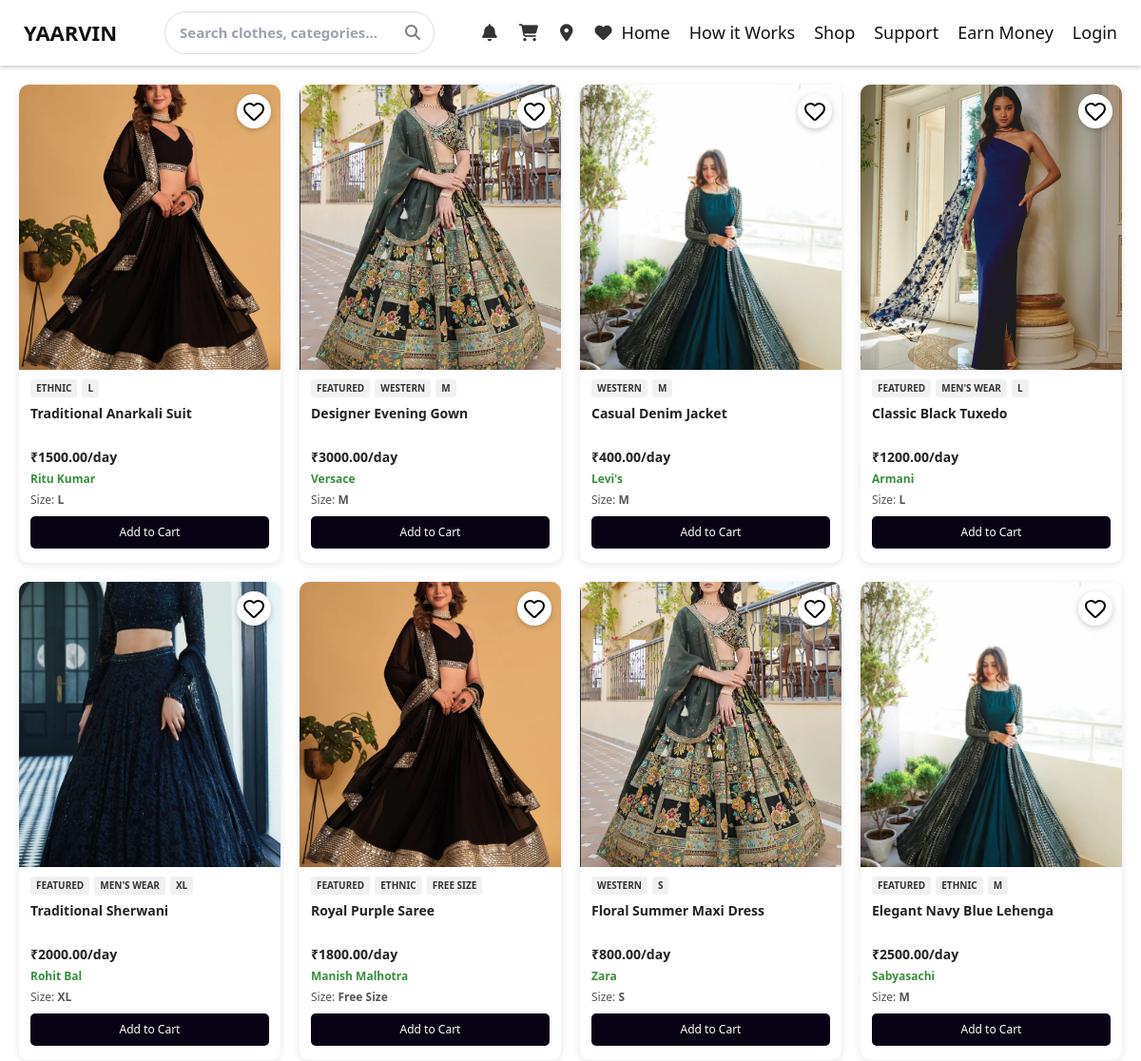
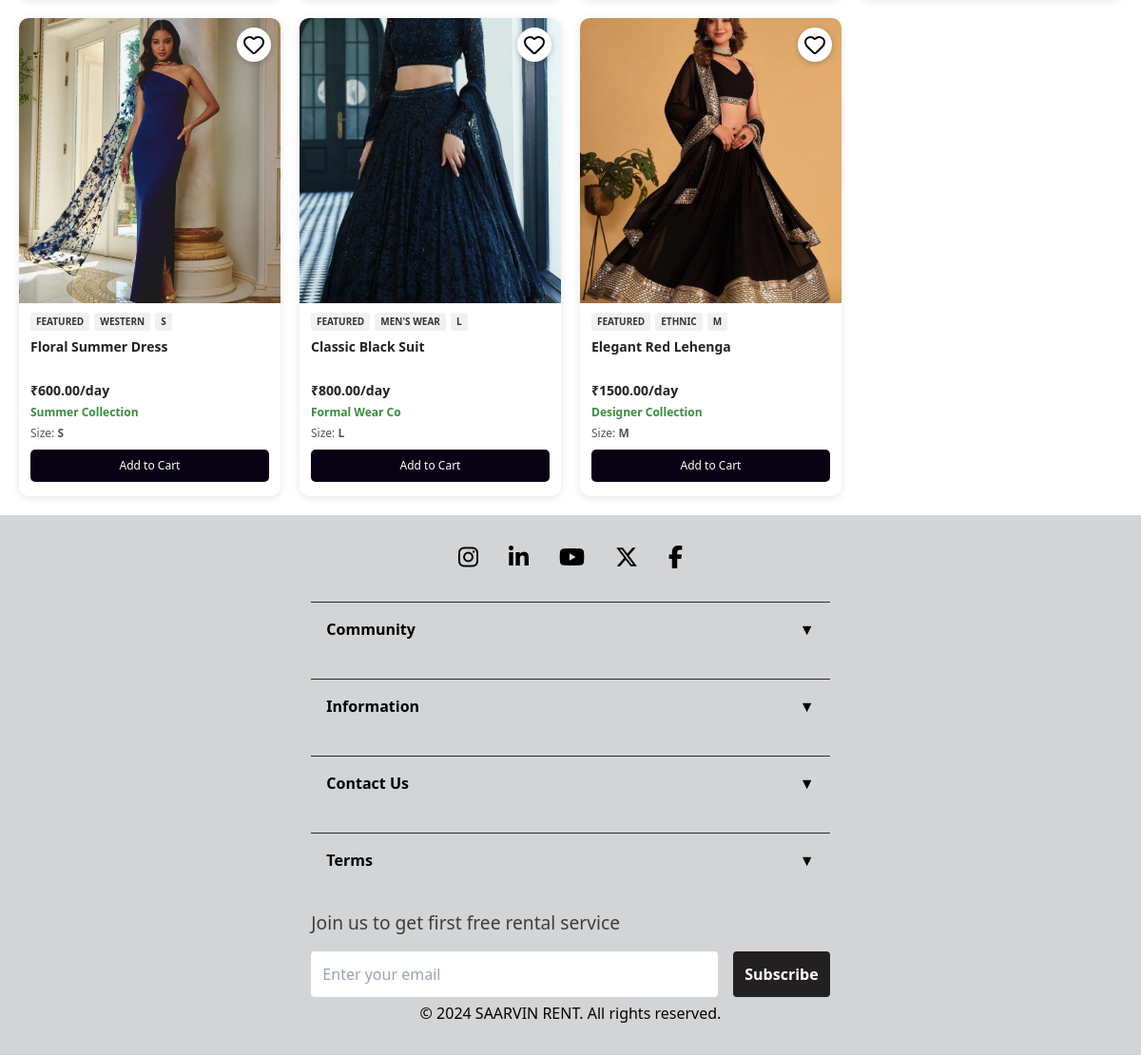
The app's page /shop/ with its own data (2 pictures, top to bottom).
### products/models.py (models this page shows, shortened)
class Product(models.Model):
    SIZE_CHOICES = [
        ('XS', 'Extra Small'),
        ('S', 'Small'),
        ('M', 'Medium'),
        ('L', 'Large'),
        ('XL', 'Extra Large'),
        ('XXL', 'Double Extra Large'),
        ('XXXL', 'Triple Extra Large'),
    ]
    CONDITION_CHOICES = [
        ('NEW', 'New'),
        ('EXCELLENT', 'Excellent'),
        ('GOOD', 'Good'),
        ('FAIR', 'Fair'),
    ]
    name = models.CharField(max_length=200)
    description = models.TextField()
    category = models.ForeignKey(Category, on_delete=models.CASCADE, related_name='products')
    subcategory = models.ForeignKey(SubCategory, on_delete=models.CASCADE, related_name='products')
    owner = models.ForeignKey(User, on_delete=models.CASCADE, related_name='owned_products')
    size = models.CharField(max_length=10, choices=SIZE_CHOICES)
    color = models.CharField(max_length=50)
    brand = models.CharField(max_length=100, blank=True, null=True)
    condition = models.CharField(max_length=20, choices=CONDITION_CHOICES, default='GOOD')
    rental_price_per_day = models.DecimalField(max_digits=10, decimal_places=2)
    security_deposit = models.DecimalField(max_digits=10, decimal_places=2, default=0)
    is_available = models.BooleanField(default=True)
    is_featured = models.BooleanField(default=False)
    created_at = models.DateTimeField(auto_now_add=True)
    updated_at = models.DateTimeField(auto_now=True)
    class Meta:
        ordering = ['-created_at']

class ProductImage(models.Model):
    product = models.ForeignKey(Product, on_delete=models.CASCADE, related_name='images')
    image = models.ImageField(upload_to='products/')
    is_primary = models.BooleanField(default=False)
    created_at = models.DateTimeField(auto_now_add=True)
    class Meta:
        ordering = ['-is_primary', 'created_at']

class Category(models.Model):
    name = models.CharField(max_length=100, unique=True)
    slug = models.SlugField(max_length=100, unique=True)
    description = models.TextField(blank=True, null=True)
    image = models.ImageField(upload_to='categories/', blank=True, null=True)
    is_active = models.BooleanField(default=True)
    created_at = models.DateTimeField(auto_now_add=True)
    updated_at = models.DateTimeField(auto_now=True)
    class Meta:
        verbose_name_plural = "Categories"
        ordering = ['name']

### core/views.py (the view)
# urls.py: path('shop/', views.shop, name='shop'),
def shop(request):
    products = Product.objects.filter(is_available=True)
    categories = Category.objects.filter(is_active=True)
    category_id = request.GET.get('category')
    subcategory_id = request.GET.get('subcategory')
    search = request.GET.get('search')
    min_price = request.GET.get('min_price')
    max_price = request.GET.get('max_price')
    size = request.GET.get('size')
    if category_id:
        products = products.filter(category_id=category_id)
    if subcategory_id:
        products = products.filter(subcategory_id=subcategory_id)
    if search:
        products = products.filter(
            Q(name__icontains=search) |
            Q(description__icontains=search) |
            Q(brand__icontains=search)
        )
    if min_price:
        products = products.filter(rental_price_per_day__gte=min_price)
    if max_price:
        products = products.filter(rental_price_per_day__lte=max_price)
    if size:
        products = products.filter(size=size)
    paginator = Paginator(products, 12)
    page_number = request.GET.get('page')
    products = paginator.get_page(page_number)
    context = {
        'products': products,
        'categories': categories,
        'current_category': category_id,
        'current_subcategory': subcategory_id,
        'search_query': search,
    }
    return render(request, 'shop.html', context)

### templates/shop.html (shortened to what this page needs)
{% extends 'base.html' %}
{% load static %}
{% block content %}
<div class="container">
  <div class="product-grid" id="product-grid">
    {% for product in products %}
    <a href="{% url 'product_detail' product.id %}" class="product-card-link">
    <div class="product-card">
      <div class="product-image">
        {% if product.images.first and product.images.first.image and product.images.first.image.name %}
          <img src="{{ product.images.first.image.url }}" alt="{{ product.name }}" class="default-img">
        {% else %}
          <img src="{% static 'images/default-product.jpg' %}" alt="{{ product.name }}" class="default-img">
        {% endif %}
        <div class="wishlist-icon" onclick="toggleWishlist('{{ product.id }}')">
          <i data-lucide="heart"></i>
        </div>
      </div>
      <div class="product-info">
        <div>
          <div class="badge-row">
            {% if product.is_featured %}
              <div class="badge">Featured</div>
            {% endif %}
            <div class="badge">{{ product.category.name }}</div>
            <div class="badge">{{ product.size }}</div>
          </div>
          <div class="product-name">{{ product.name }}</div>
          <div class="price-row">
            <span>₹{{ product.rental_price_per_day }}/day</span>
          </div>
          <div class="offer">{{ product.brand|default:"" }}</div>
        </div>
        <div class="get-price">Size: <strong>{{ product.size }}</strong></div>
        <button class="add-to-cart-btn" onclick="addToCart('{{ product.id }}')">
          Add to Cart
        </button>
      </div>
    </div>
  </a>
    {% empty %}
    <div class="no-products">
      <h3>No products found</h3>
      <p>Try adjusting your filters or check back later for new arrivals.</p>
    </div>
    {% endfor %}
  </div>
</div>
{% endblock %}

### templates/base.html (shortened to what this page needs)
<!DOCTYPE html>
<html lang="en">
<head>
    <link rel="stylesheet" href="https://cdn.jsdelivr.net/npm/swiper@10/swiper-bundle.min.css" />
    <link href="https://cdn.jsdelivr.net/npm/tailwindcss@2.2.19/dist/tailwind.min.css" rel="stylesheet" />
    <script src="https://cdn.tailwindcss.com"></script>
    <link rel="stylesheet" href="https://cdnjs.cloudflare.com/ajax/libs/font-awesome/6.7.2/css/all.min.css" />
    {% load static %}
    <link rel="stylesheet" href="{% static 'css/style.css' %}" />
</head>
<body>
    {% include 'nav.html' %}
    <main>
        {% block content %}{% endblock %}
    </main>
    {% include 'footer.html' %}
</body>
</html>

### templates/nav.html (shortened to what this page needs)
{% load static %}
<header>
    <div class="nav-container">
        <nav class="navbar">
            <div class="logo">
                <a href="{% url 'home' %}">YAARVIN</a>
            </div>
            <div class="search-container">
                <form method="GET" action="{% url 'shop' %}">
                    <input type="text" name="search" id="searchBox" placeholder="Search clothes, categories..." value="{{ search_query|default:'' }}" />
                    <i class="fas fa-search"></i>
                </form>
            </div>
            <div class="icons-nav">
                <a href="#notification"><i class="fas fa-bell"></i></a>
                <a href="{% url 'cart' %}"><i class="fas fa-shopping-cart"></i></a>
                <a href="#location"><i class="fas fa-map-marker-alt"></i></a>
                <a href="{% url 'wishlist' %}"><i class="fas fa-heart"></i></a>
            </div>
            <div class="menu">
                <a href="{% url 'home' %}">Home</a>
                <a href="#working-section">How it Works</a>
                <a href="{% url 'shop' %}">Shop</a>
                <a href="#support">Support</a>
                <a href="#earning-section">Earn Money</a>
                {% if user.is_authenticated %}
                    <a href="{% url 'profile' %}">Profile</a>
                    <a href="{% url 'logout' %}">Logout</a>
                {% else %}
                    <a href="{% url 'login' %}">Login</a>
                {% endif %}
            </div>
        </nav>
    </div>
</header>

### templates/footer.html (shortened to what this page needs)
{% load static %}
<footer class="footer">
  <div class="footer-content">
    <div class="footer-section">
      <a href="#"><i class="fab fa-instagram"></i></a>
      <a href="#"><i class="fab fa-linkedin-in"></i></a>
      <a href="#"><i class="fab fa-youtube"></i></a>
      <a href="#"><i class="fab fa-x-twitter"></i></a>
      <a href="#"><i class="fab fa-facebook-f"></i></a>
    </div>
  </div>
  <div class="footer__accordion">
    <div class="accordion-item">
      <button class="accordion-toggle">Community</button>
    </div>
    <div class="accordion-item">
      <button class="accordion-toggle">Information</button>
    </div>
    <div class="accordion-item">
      <button class="accordion-toggle">Contact Us</button>
    </div>
    <div class="accordion-item">
      <button class="accordion-toggle">Terms</button>
    </div>
  </div>
  <div class="newsletter-section">
    <h3>Join us to get first free rental service</h3>
    <form id="newsletterForm">
      <input
        type="email"
        name="email"
        placeholder="Enter your email"
        required
      />
      <button type="submit">Subscribe</button>
    </form>
  </div>
  <div class="footer-bottom">
    <p style="color: black; margin-top: 5px;">&copy; 2024 SAARVIN RENT. All rights reserved.</p>
  </div>
</footer>

### static/css/style.css (style rules this page uses)
* { box-sizing: border-box; margin: 0; padding: 0; }
body { font-family: "Segoe UI", sans-serif; }
.nav-container { --color2: #fff; --color1: #181818; background-color: var(--color2); color: var(--color1); position: sticky; top: 0; width: 100%; z-index: 1000; box-shadow: 0 2px 4px rgba(0, 0, 0, 0.2); }
.navbar { width: 100%; padding: 12px 20px; margin: 0 auto; display: flex; justify-content: space-around; align-items: center; list-style: none; font-weight: bold; }
.logo { font-size: 22px; font-weight: 700; color: #111; }
.search-container { max-width: 400px; margin: 0 40px; position: relative; }
.search-container input { width: 100%; padding: 10px 40px 10px 15px; border-radius: 30px; border: 1px solid #ddd; outline: none; font-size: 15px; }
.search-container i { position: absolute; right: 15px; top: 50%; transform: translateY(-50%); color: gray; cursor: pointer; }
.menu { font-size: large; display: flex; gap: 20px; align-items: center; }
.menu a { text-decoration: none; color: #111; font-weight: 500; position: relative; padding: 6px 0; transition: color 0.3s; }
.menu a::after { content: ""; position: absolute; left: 0; bottom: -3px; width: 0; height: 2px; background: #0077ff; transition: width 0.3s; }
.icons-nav { display: flex; gap: 23px; font-size: 18px; color: #333; }
.icons-nav i { cursor: pointer; transition: color 0.2s; }
.footer { background-color: rgb(211, 212, 213); color: white; position: relative; display: flex; flex-direction: column; align-items: center; padding: 2rem; }
.footer-content { text-align: center; margin-bottom: 2rem; }
.footer-section { display: flex; justify-content: center; gap: 2rem; flex-wrap: wrap; }
.footer-section i { font-size: 24px; color: black; transition: transform 0.2s; }
.footer__accordion { width: 100%; color: rgb(63, 60, 60); }
.accordion-item { border-top: 1px solid rgb(40, 43, 42); padding-bottom: 1.5rem; }
.accordion-toggle { width: 100%; background: none; border: none; padding: 1rem; color: black; font-size: 1rem; font-weight: bold; text-align: left; cursor: pointer; display: flex; justify-content: space-between; }
.accordion-toggle::after { content: "▼"; transition: transform 0.3s ease; }
.newsletter-section { width: 100%; text-align: center; color: rgb(63, 60, 60); }
.newsletter-section h3 { margin-bottom: 1rem; font-size: 1.2rem; }
.newsletter-section form { display: flex; flex-direction: column; gap: 0.5rem; }
.newsletter-section input { padding: 0.75rem; border: none; border-radius: 4px; }
.newsletter-section button { padding: 0.75rem; background-color: rgb(34, 32, 32); border: none; border-radius: 4px; font-weight: bold; cursor: pointer; color: white; }
@media (min-width: 768px) { .footer__accordion, .newsletter-section { width: 48%; height: 100%; } }
@media (min-width: 768px) { .newsletter-section { text-align: left; } }
@media (min-width: 768px) { .newsletter-section form { flex-direction: row; align-items: center; } }
@media (min-width: 768px) { .newsletter-section input { flex: 1; margin-right: 0.5rem; } }
@media (min-width: 768px) { .newsletter-section button { flex-shrink: 0; } }

### records on screen
Product: images.first.image (picture), category.name "ETHNIC", size "L", name "Traditional Anarkali Suit", rental_price_per_day "1500.00", brand "Ritu Kumar"
Product: images.first.image (picture), is_featured "FEATURED", category.name "WESTERN", size "M", name "Designer Evening Gown", rental_price_per_day "3000.00", brand "Versace"
Product: images.first.image (picture), category.name "WESTERN", size "M", name "Casual Denim Jacket", rental_price_per_day "400.00", brand "Levi's"
Product: images.first.image (picture), is_featured "FEATURED", category.name "MEN'S WEAR", size "L", name "Classic Black Tuxedo", rental_price_per_day "1200.00", brand "Armani"
Product: images.first.image (picture), is_featured "FEATURED", category.name "MEN'S WEAR", size "XL", name "Traditional Sherwani", rental_price_per_day "2000.00", brand "Rohit Bal"
Product: images.first.image (picture), is_featured "FEATURED", category.name "ETHNIC", size "FREE SIZE", name "Royal Purple Saree", rental_price_per_day "1800.00", brand "Manish Malhotra", size "Free Size"
Product: images.first.image (picture), category.name "WESTERN", size "S", name "Floral Summer Maxi Dress", rental_price_per_day "800.00", brand "Zara"
Product: images.first.image (picture), is_featured "FEATURED", category.name "ETHNIC", size "M", name "Elegant Navy Blue Lehenga", rental_price_per_day "2500.00", brand "Sabyasachi"
Product: images.first.image (picture), is_featured "FEATURED", category.name "WESTERN", size "S", name "Floral Summer Dress", rental_price_per_day "600.00", brand "Summer Collection"
Product: images.first.image (picture), is_featured "FEATURED", category.name "MEN'S WEAR", size "L", name "Classic Black Suit", rental_price_per_day "800.00", brand "Formal Wear Co"
Product: images.first.image (picture), is_featured "FEATURED", category.name "ETHNIC", size "M", name "Elegant Red Lehenga", rental_price_per_day "1500.00", brand "Designer Collection"
